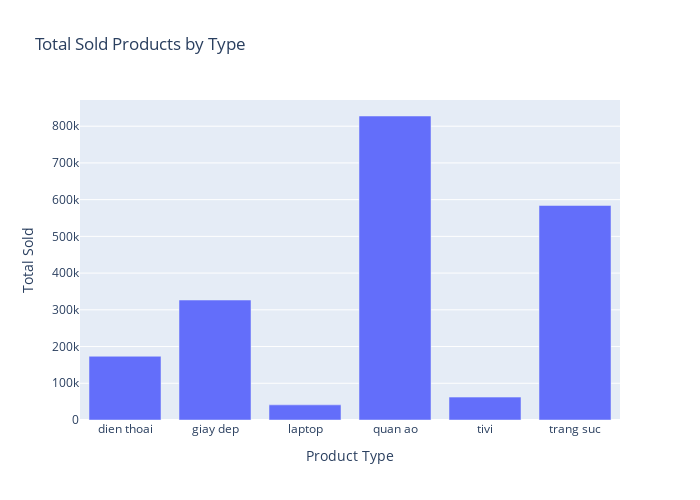

This figure's notebook cell:
### Code cell
#Vẽ bar chart cho Total_sold theo Type
import plotly.express as px

sum_total = data_copy.groupby('Type')['Total_sold'].sum().reset_index()

# Vẽ biểu đồ histogram sử dụng Plotly Express
fig = px.bar(sum_total, x='Type', y='Total_sold', 
             title='Total Sold Products by Type',
             labels={'Total_sold': 'Total Sold', 'Type': 'Product Type'})

# Chỉnh lại kích thước của biểu đồ
fig.update_layout(
    width=700,
    height=500
)

# Hiển thị biểu đồ
fig.show()

### Figure 1 — Plotly figure (JSON) as saved in the notebook; plotly's stock layout.template omitted (floating-point values rounded to 4 significant figures)
{"data": [{"alignmentgroup": "True", "hovertemplate": "Product Type=%{x}<br>Total Sold=%{y}<extra></extra>", "legendgroup": "", "marker": {"color": "#636efa", "pattern": {"shape": ""}}, "name": "", "offsetgroup": "", "orientation": "v", "showlegend": false, "textposition": "auto", "type": "bar", "x": ["dien thoai", "giay dep", "laptop", "quan ao", "tivi", "trang suc"], "xaxis": "x", "y": [173564, 326651, 41185, 827735, 62322, 584075], "yaxis": "y"}], "layout": {"barmode": "relative", "height": 500, "legend": {"tracegroupgap": 0}, "title": {"text": "Total Sold Products by Type"}, "width": 700, "xaxis": {"anchor": "y", "domain": [0, 1], "title": {"text": "Product Type"}}, "yaxis": {"anchor": "x", "domain": [0, 1], "title": {"text": "Total Sold"}}}}
